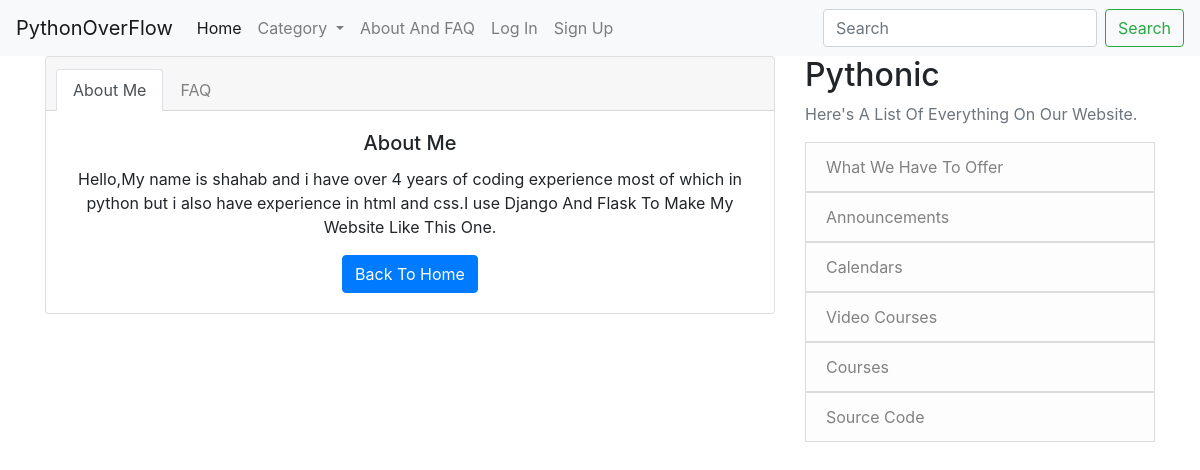
/about, run on the app's committed database.
### App/models.py (models this page shows, shortened)
class About(models.Model):
    title = models.CharField(max_length=40)
    description = models.TextField()

### App/views.py (the view)
# urls.py: path('about', about_view.as_view()),
class about_view(ListView):
    model = About
    template_name = 'App/about.html'
    def get_context_data(self, *args, **kwargs):
        cate_menu = Category.objects.all()
        context = super(about_view, self).get_context_data(*args, **kwargs)
        context['cate_menu'] = cate_menu
        return context

### App/models.py (called while the page is built)
    def __str__(self):
        return self.name

### App/templates/App/about.html (shortened to what this page needs)
{% extends "app/base.html" %}
{% block content %}
{% for about in object_list %}
<div class="card text-center">
    <div class="card-header">
      <ul class="nav nav-tabs card-header-tabs">
        <li class="nav-item">
          <a class="nav-link active">About Me</a>
        </li>
        <li class="nav-item">
          <a class="nav-link" href="/about/FAQ" style="color: gray;">FAQ</a>
        </li>
      </ul>
    </div>
    <div class="card-body">
      <h5 class="card-title">{{ about.title }}</h5>
      <p class="card-text">{{ about.description }}</p>
      <a href="/" class="btn btn-primary">Back To Home</a>
    </div>
  </div>
{% endfor %}
{% endblock %}

### data on the page
About: title "About Me", description "Hello,My name is shahab and i have over 4 years of coding experience most of which in python but i also have experience in html and css.I use Django And Flask To Make My Website Like This One."
